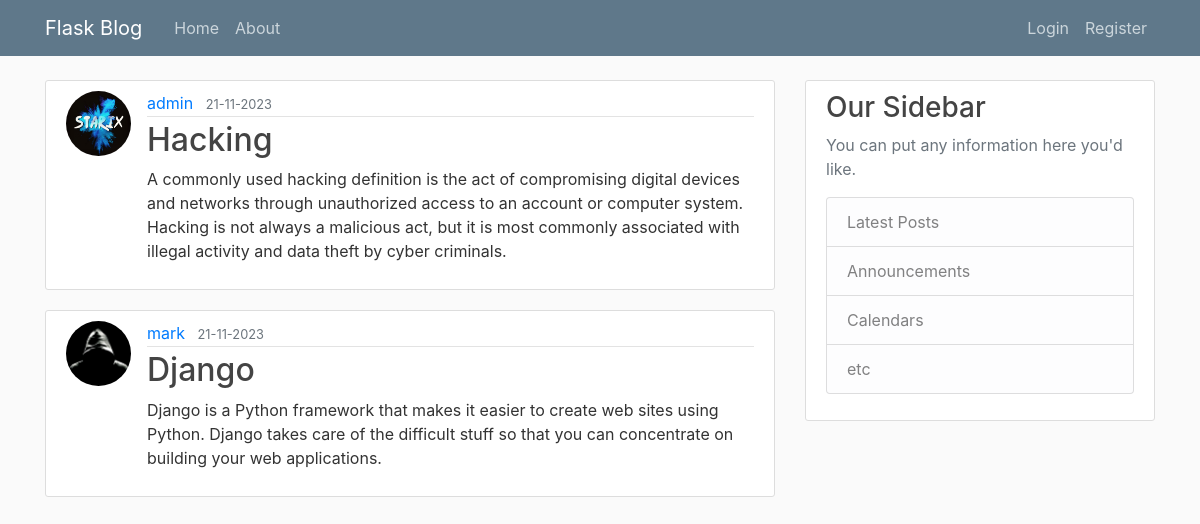
Page /home on the earlier database version.
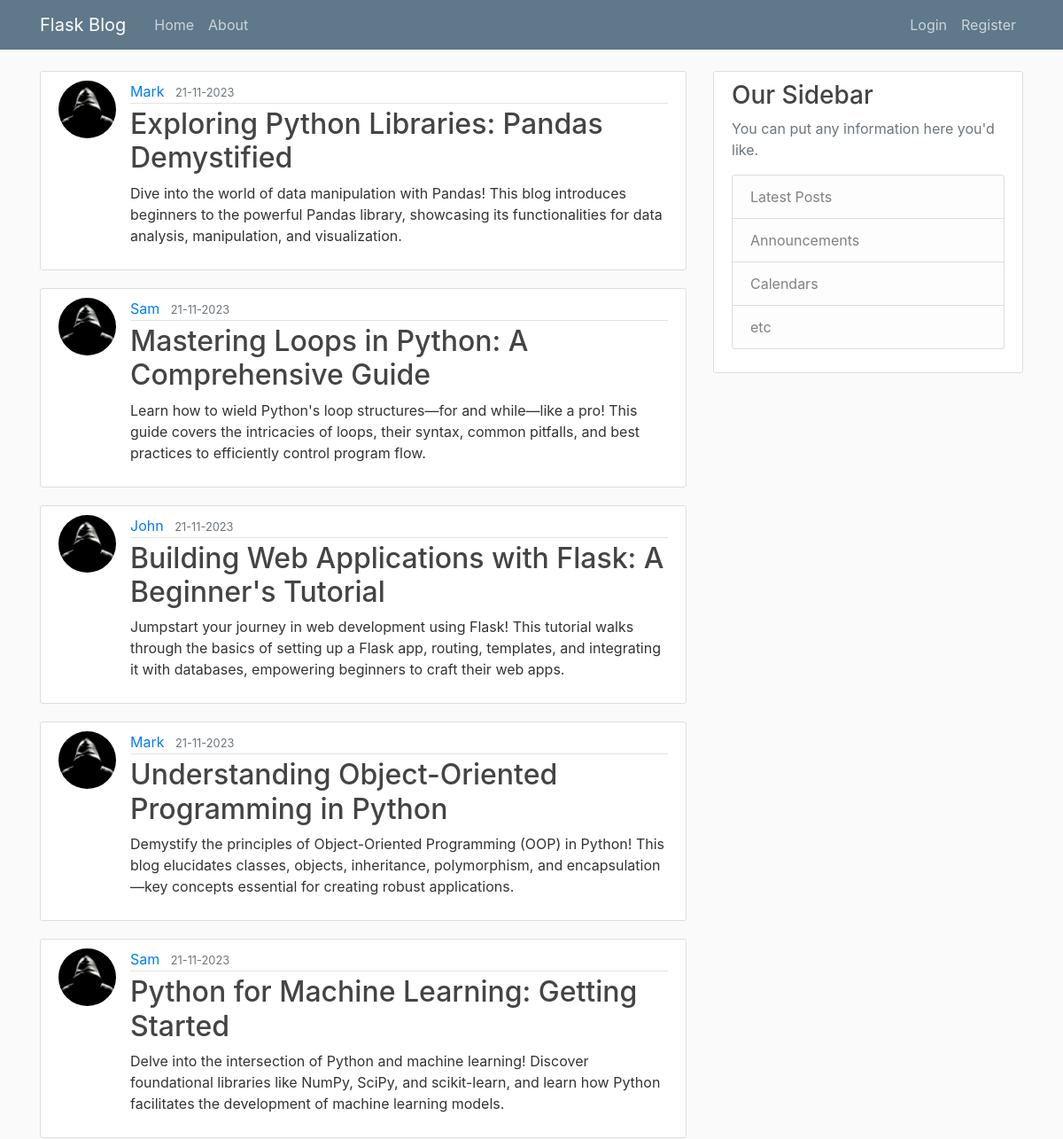
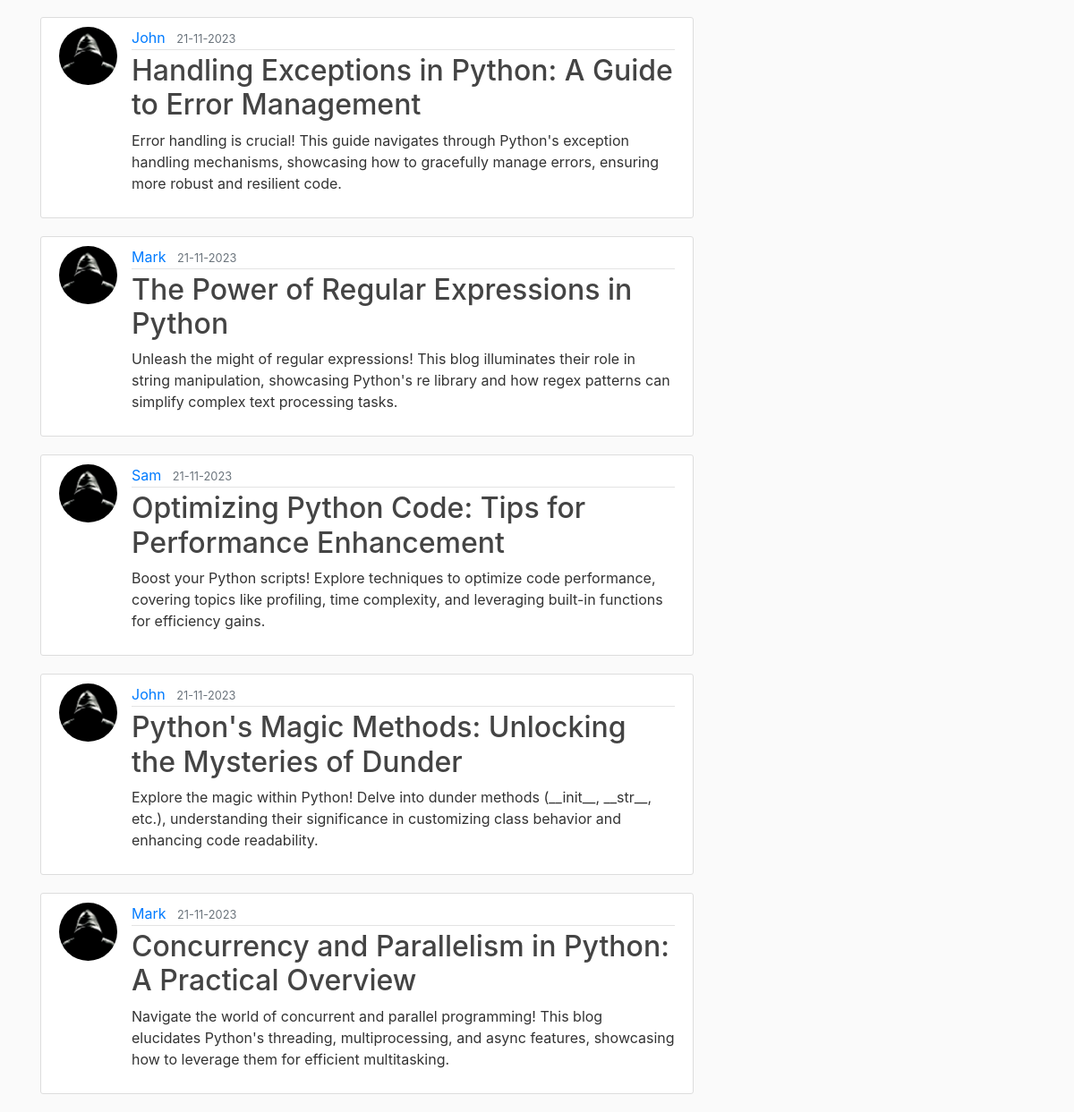
Same page on the later database version (2 pictures, top to bottom).
### flaskblog/models.py (models this page shows, shortened)
class Post(db.Model):
    id = db.Column(db.Integer, primary_key=True)
    title = db.Column(db.String(100), nullable=False)
    date_posted = db.Column(db.DateTime, nullable=False, default=datetime.utcnow)
    content = db.Column(db.Text, nullable=False)
    user_id = db.Column(db.Integer, db.ForeignKey("user.id"), nullable=True)

class User(db.Model, UserMixin):
    id = db.Column(db.Integer, primary_key=True)
    username = db.Column(db.String(20), unique=True, nullable=False)
    email = db.Column(db.String(120), unique=True, nullable=False)
    image_file = db.Column(db.String(20), nullable=False, default="default.jpg")
    password = db.Column(db.String(60), nullable=False)
    post = db.relationship("Post", backref="author", lazy=True)

### flaskblog/routes.py (the view)
@app.route("/")
@app.route("/home")
def home():
    post = Post.query.all()
    return render_template("home.html", posts=post)

### flaskblog/templates/home.html
{% extends "base.html" %}
{% block content %}
{% for post in posts %}
<article class="media content-section">
    <img class="rounded-circle article-img"
        src="{{ url_for('static', filename='profile_pics/' + post.author.image_file) }}">
    <div class="media-body">
        <div class="article-metadata">
            <a class="mr-2" href="#">{{ post.author.username }}</a>
            <small class="text-muted">{{ post.date_posted.strftime('%d-%m-%Y') }}</small>
        </div>
        <h2><a class="article-title" href="#">{{ post.title }}</a></h2>
        <p class="article-content">{{ post.content }}</p>
    </div>
</article>
{% endfor %}
{% endblock content %}

### flaskblog/templates/base.html (shortened to what this page needs)
<!DOCTYPE html>
<html lang="en">
<head>
    <link rel="stylesheet" href="https://maxcdn.bootstrapcdn.com/bootstrap/4.0.0/css/bootstrap.min.css"
>
    <link rel="stylesheet" type="text/css" href="{{ url_for('static', filename='main.css') }}">
</head>
<body>
    <header class="site-header">
        <nav class="navbar navbar-expand-md navbar-dark bg-steel fixed-top">
            <div class="container">
                <a class="navbar-brand mr-4" href="/">Flask Blog</a>
                <div class="collapse navbar-collapse" id="navbarToggle">
                    <div class="navbar-nav mr-auto">
                        <a class="nav-item nav-link" href="{{ url_for('home') }}">Home</a>
                        <a class="nav-item nav-link" href="{{ url_for('about') }}">About</a>
                    </div>
                    <div class="navbar-nav">
                        {% if current_user.is_authenticated %}
                        <a class="nav-item nav-link" href="{{ url_for('new_post') }}">New Post</a>
                        <a class="nav-item nav-link" href="{{ url_for('account') }}">Account</a>
                        <a class="nav-item nav-link" href="{{ url_for('logout') }}">Logout</a>
                        {% else %}
                        <a class="nav-item nav-link" href="{{ url_for('login') }}">Login</a>
                        <a class="nav-item nav-link" href="{{ url_for('register') }}">Register</a>
                        {% endif %}
                    </div>
                </div>
            </div>
        </nav>
    </header>
    <main role="main" class="container">
        <div class="row">
            <div class="col-md-8">
                {% block content %}{% endblock %}
            </div>
            <div class="col-md-4">
                <div class="content-section">
                    <h3>Our Sidebar</h3>
                    <p class='text-muted'>You can put any information here you'd like.
                    <ul class="list-group">
                        <li class="list-group-item list-group-item-light">Latest Posts</li>
                        <li class="list-group-item list-group-item-light">Announcements</li>
                        <li class="list-group-item list-group-item-light">Calendars</li>
                        <li class="list-group-item list-group-item-light">etc</li>
                    </ul>
                    </p>
                </div>
            </div>
        </div>
    </main>
</body>
</html>

### flaskblog/static/main.css (style rules this page uses)
body { background: #fafafa; color: #333333; margin-top: 5rem; }
h1, h2, h3, h4, h5, h6 { color: #444444; }
.bg-steel { background-color: #5f788a; }
.site-header .navbar-nav .nav-link { color: #cbd5db; }
.content-section { background: #ffffff; padding: 10px 20px; border: 1px solid #dddddd; border-radius: 3px; margin-bottom: 20px; }
.article-title { color: #444444; }
.article-content { white-space: pre-line; }
.article-img { height: 65px; width: 65px; margin-right: 16px; }
.article-metadata { padding-bottom: 1px; margin-bottom: 4px; border-bottom: 1px solid #e3e3e3 }

Differences in the rows shown:
removed Post: image_file (picture), author.username "admin", date_posted "21-11-2023", title "Hacking", content "A commonly used hacking definition is the act of compromising digital devices and networks through unauthorized access to an account or computer system. Hacking is not always a malicious act, but it is most commonly associated with illegal activity and data theft by cyber criminals."
removed Post: image_file (placeholder picture), author.username "mark", date_posted "21-11-2023", title "Django", content "Django is a Python framework that makes it easier to create web sites using Python. Django takes care of the difficult stuff so that you can concentrate on building your web applications."
added Post: image_file (placeholder picture), author.username "Mark", date_posted "21-11-2023", title "Exploring Python Libraries: Pandas Demystified", content "Dive into the world of data manipulation with Pandas! This blog introduces beginners to the powerful Pandas library, showcasing its functionalities for data analysis, manipulation, and visualization."
added Post: image_file (placeholder picture), author.username "Sam", date_posted "21-11-2023", title "Mastering Loops in Python: A Comprehensive Guide", content "Learn how to wield Python's loop structures—for and while—like a pro! This guide covers the intricacies of loops, their syntax, common pitfalls, and best practices to efficiently control program flow."
added Post: image_file (placeholder picture), author.username "John", date_posted "21-11-2023", title "Building Web Applications with Flask: A Beginner's Tutorial", content "Jumpstart your journey in web development using Flask! This tutorial walks through the basics of setting up a Flask app, routing, templates, and integrating it with databases, empowering beginners to craft their web apps."
added Post: image_file (placeholder picture), author.username "Mark", date_posted "21-11-2023", title "Understanding Object-Oriented Programming in Python", content "Demystify the principles of Object-Oriented Programming (OOP) in Python! This blog elucidates classes, objects, inheritance, polymorphism, and encapsulation—key concepts essential for creating robust applications."
added Post: image_file (placeholder picture), author.username "Sam", date_posted "21-11-2023", title "Python for Machine Learning: Getting Started", content "Delve into the intersection of Python and machine learning! Discover foundational libraries like NumPy, SciPy, and scikit-learn, and learn how Python facilitates the development of machine learning models."
added Post: image_file (placeholder picture), author.username "John", date_posted "21-11-2023", title "Handling Exceptions in Python: A Guide to Error Management", content "Error handling is crucial! This guide navigates through Python's exception handling mechanisms, showcasing how to gracefully manage errors, ensuring more robust and resilient code."
added Post: image_file (placeholder picture), author.username "Mark", date_posted "21-11-2023", title "The Power of Regular Expressions in Python", content "Unleash the might of regular expressions! This blog illuminates their role in string manipulation, showcasing Python's re library and how regex patterns can simplify complex text processing tasks."
added Post: image_file (placeholder picture), author.username "Sam", date_posted "21-11-2023", title "Optimizing Python Code: Tips for Performance Enhancement", content "Boost your Python scripts! Explore techniques to optimize code performance, covering topics like profiling, time complexity, and leveraging built-in functions for efficiency gains."
added Post: image_file (placeholder picture), author.username "John", date_posted "21-11-2023", title "Python's Magic Methods: Unlocking the Mysteries of Dunder", content "Explore the magic within Python! Delve into dunder methods (__init__, __str__, etc.), understanding their significance in customizing class behavior and enhancing code readability."
added Post: image_file (placeholder picture), author.username "Mark", date_posted "21-11-2023", title "Concurrency and Parallelism in Python: A Practical Overview", content "Navigate the world of concurrent and parallel programming! This blog elucidates Python's threading, multiprocessing, and async features, showcasing how to leverage them for efficient multitasking."
